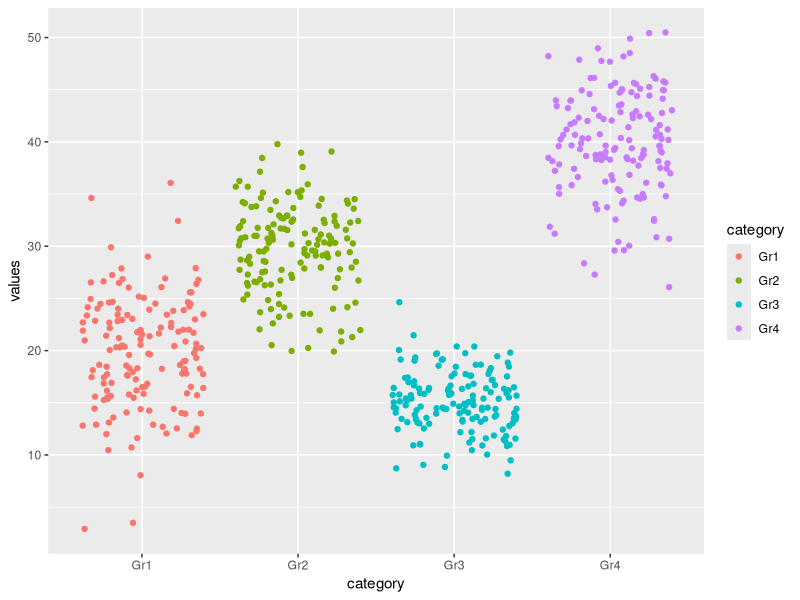
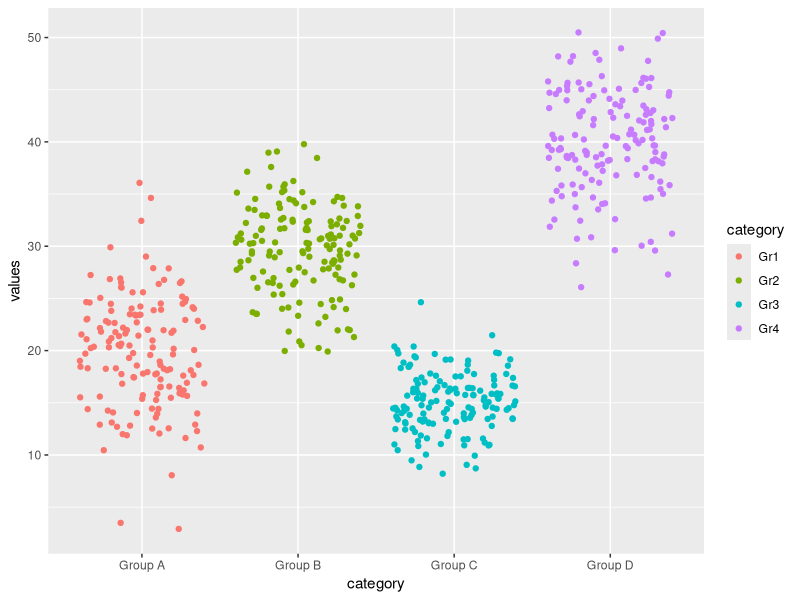
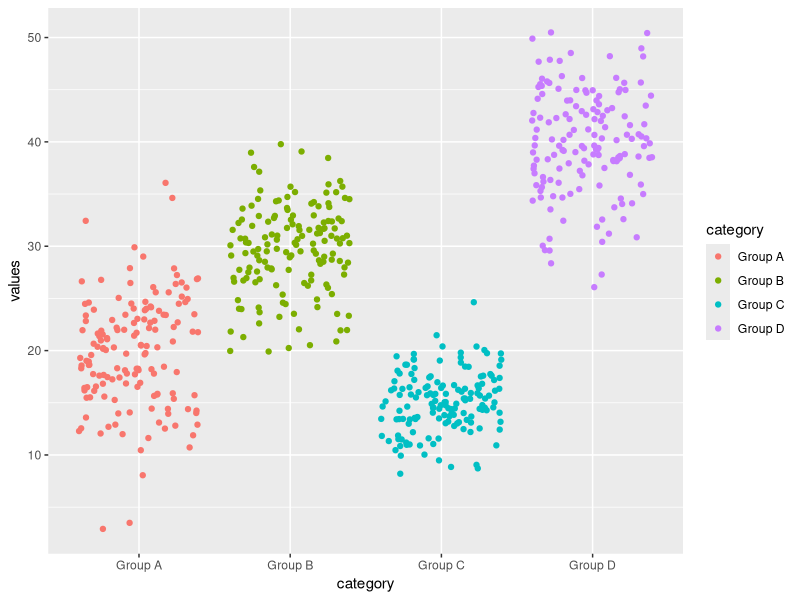

These figures' R source, in order:
## ---- chunk 1
knitr::opts_chunk$set(echo = TRUE, fig.align = "center")

# title: Category labels
# author: jonathan
# revised: 15/3/2020

WEB <- c("https://bioceed.uib.no/dropfolder/bioSTATS/Rmd/Visualizing/Essential/category-labels.html")
GIT <- c("https://github.com/jonathansoule/biostats/blob/master/Visualizing/Essential/category-labels.Rmd")
library(ggplot2)

# variable 1
values <- c(rnorm(150, mean = 20, sd = 5), rnorm(150, mean = 30, sd = 4), rnorm(150, mean = 15, 3), rnorm(150, mean = 40, sd = 5))
# variable 2
category <- c(rep("Gr1", 150), rep("Gr2", 150), rep("Gr3", 150), rep("Gr4", 150))

# dataframe
df <- data.frame(category, values)
## ---- chunk 2
baseplot <- ggplot(df, aes(category, values, color = category)) +
  geom_jitter()
baseplot
## ---- chunk 3
baseplot +
  scale_x_discrete(labels = c("Group A", "Group B", "Group C", "Group D"))
## ---- chunk 4
baseplot +
  scale_x_discrete(labels = c("Group A", "Group B", "Group C", "Group D")) +
  scale_color_discrete(labels = c("Group A", "Group B", "Group C", "Group D"))
